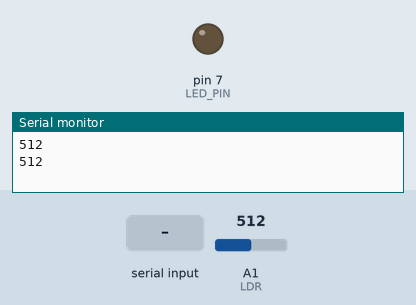
The sketch below on a simulated Arduino Uno, built with avr-gcc and run on an emulated ATmega328P. Shown: output pins drawn as LEDs (lit = HIGH), the last lines printed to the serial monitor. The test bench sets the inputs (shaded band); at power-on: A1 (LDR) = 512.

Above: at 8.8 s.
8.9 s: "t" received over the second serial link
At 17.7 s:
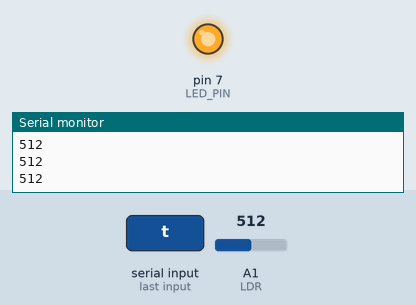
Timing chart, 0 to 28.5 s (numbered marks = the images above; inputs shaded):
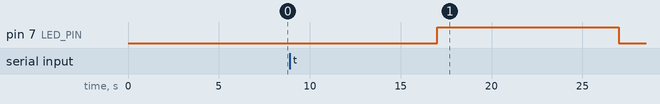

Measured:
- after the input at 8.9 s, pin 7 (LED_PIN): LOW → HIGH after 8.1 s, → LOW 10.0 s later

The sketch:

uno_code.ino
```cpp
#include <SoftwareSerial.h>

//esp8266 module serial communication

SoftwareSerial esp(10, 11);

//initial values
String state;
int value;


// Pin modes

//led pin
const int LED_PIN = 7;

//LDR pin
const int LDR = A1;


void setup() {

//set uno baud rate to 9600
 Serial.begin(9600);

 //esp baudrate to 115200
 esp.begin(115200);

 //initialize the pin modes

 pinMode(LED_PIN, OUTPUT);
 pinMode(LDR, INPUT);

}

void loop() {

 // read the value from LDR sensor
 value = analogRead(A1);

 //print the value in serial moniter for debug prupose
 Serial.println(value);

 //verify if esp8266 is available

  while(esp.available() > 0){

       // send the value to esp8266
       esp.println("*" + String(value));

       // get the manual LED state from server
       state = esp.readString();

       // verify if the state is correct
       bool s = state[0] == 't';

       // turn on light if state is true
        if(s){
           digitalWrite(LED_PIN, HIGH);
           //wait 10 s for manual mode and then change to automatic mode
           delay(10000);
        }
        // turn of light if state is false
        else if(!s){
           digitalWrite(LED_PIN, LOW);
        }

        // change the value according to LDR value

        // the the light intensity is high trun off the light
        if(value >300){
           digitalWrite(LED_PIN, LOW);
        }
        // the the light intensity is low trun on the light
        else{
          digitalWrite(LED_PIN,HIGH);
        }

  }

   // wait for 8s
    delay(8000);
  }
```
